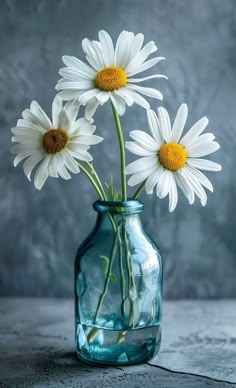
#> input picture flower.jpg, 236 x 388 px
$ python sketch.py
#> lines starting #> are read from the running program, lines starting #| are printed output that depends on the picture
import cv2

# Step 1: Load the image
image = cv2.imread('flower.jpg')
#> image is the input picture: shape (388, 236, 3); mean B, G, R 134.7, 127, 103.4

# Step 2: Convert to grayscale
gray_image = cv2.cvtColor(image, cv2.COLOR_BGR2GRAY)
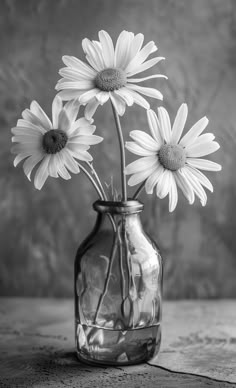
#> gray_image: shape (388, 236); min 2, max 255, mean 120.9

# Step 3: Invert the grayscale image
inverted_gray = 255 - gray_image
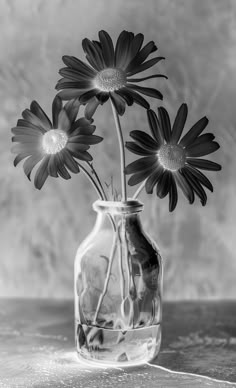
#> inverted_gray: shape (388, 236); min 0, max 253, mean 134.1

# Step 4: Apply Gaussian Blur
blurred = cv2.GaussianBlur(inverted_gray, (21, 21), 0)
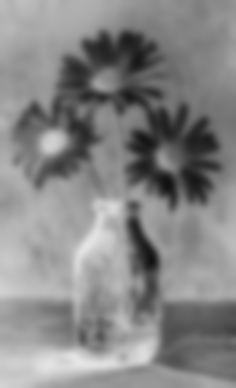
#> blurred: shape (388, 236); min 16, max 230, mean 134.1

# Step 5: Invert the blurred image
inverted_blur = 255 - blurred
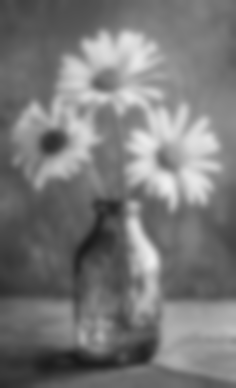
#> inverted_blur: shape (388, 236); min 25, max 239, mean 120.9

# Step 6: Create the sketch by dividing grayscale by inverted blur
sketch = cv2.divide(gray_image, inverted_blur, scale=256.0)
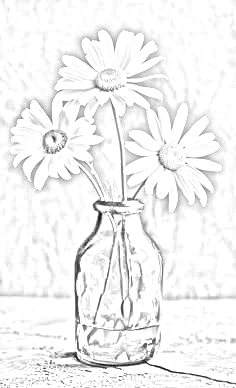
#> sketch: shape (388, 236); min 11, max 255, mean 242.2

# Step 7: Display
cv2.imshow('Original Image', image)
cv2.imshow('Pencil Sketch', sketch)

cv2.waitKey(0)
cv2.destroyAllWindows()

$ run again, with swathy.jpg copied over flower.jpg
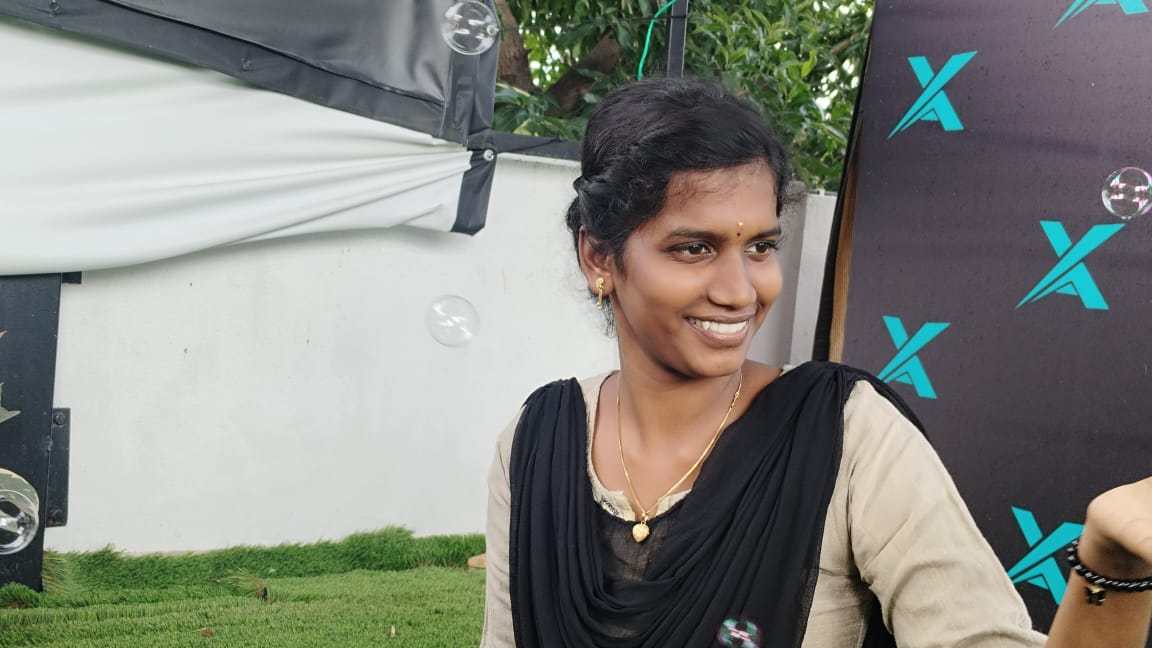
#> input picture swathy.jpg, 1152 x 648 px
#> image is the input picture: shape (648, 1152, 3); mean B, G, R 126.4, 133, 131.6
#> `blurred = cv2.GaussianBlur(inverted_gray, (21, 21), 0)`:
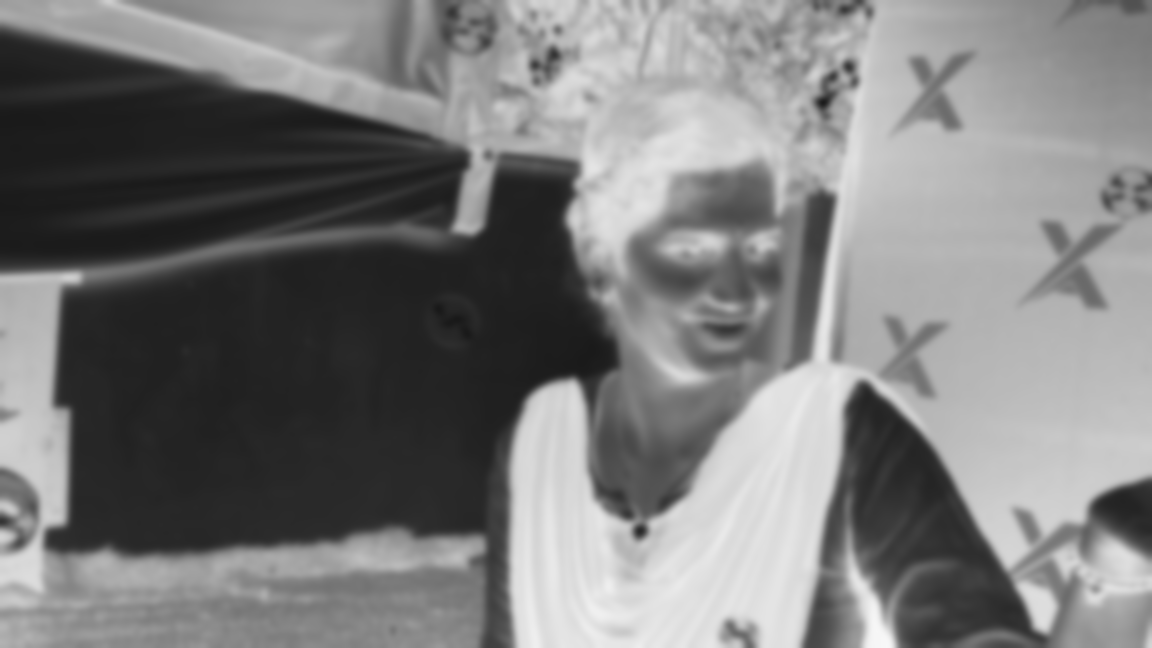
#> blurred: shape (648, 1152); min 25, max 248, mean 123.2
#> `sketch = cv2.divide(gray_image, inverted_blur, scale=256.0)`:
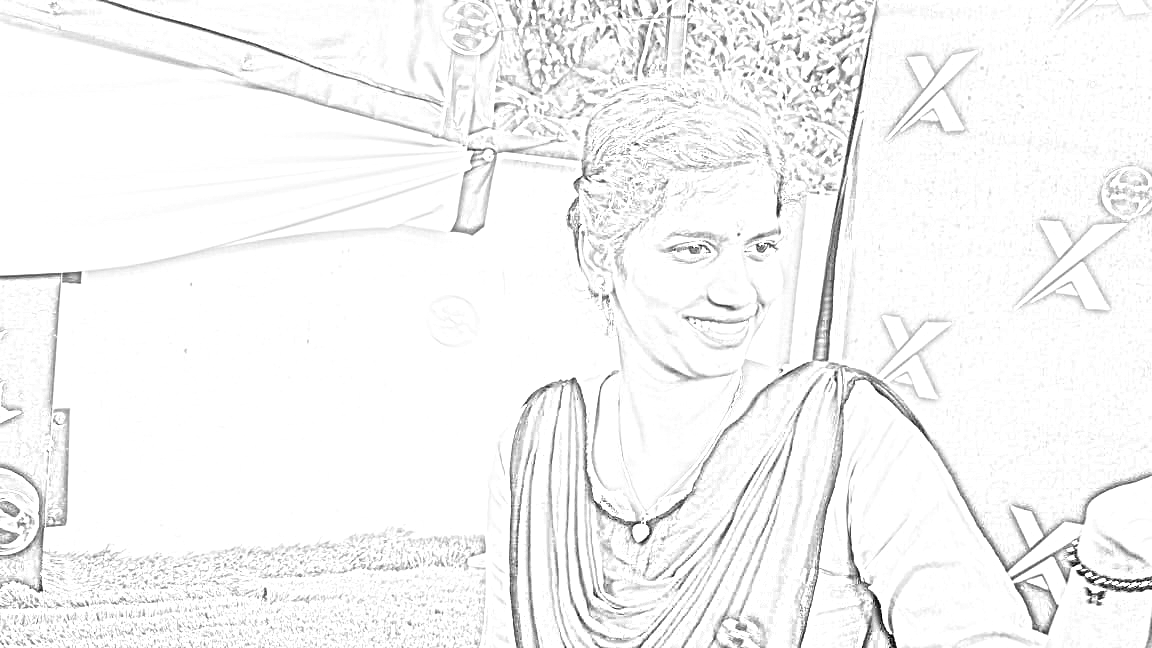
#> sketch: shape (648, 1152); min 0, max 255, mean 245.2
